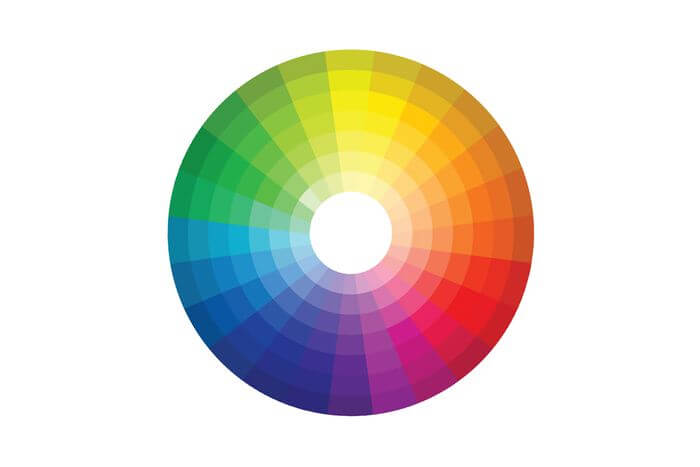
#> input picture opencv/color-theory.jpg, 700 x 467 px
$ python morphop.py
#> lines starting #> are read from the running program, lines starting #| are printed output that depends on the picture; after the words box and inside, x2 and y2 are one past the last pixel; in counts of white or black regions, pixels touching at a corner belong together
import cv2
import numpy as np

frame = cv2.imread('color-theory.jpg',cv2.IMREAD_COLOR)
#> frame is the input picture: shape (467, 700, 3); mean B, G, R 208.4, 217.7, 223.7


hsv = cv2.cvtColor(frame,cv2.COLOR_BGR2HSV)
#> hsv: shape (467, 700, 3); mean H, S, V 24.8, 55.5, 238

lower_blue = np.array([110,50,50])
upper_blue = np.array([130,255,255])


mask = cv2.inRange(hsv,lower_blue,upper_blue)
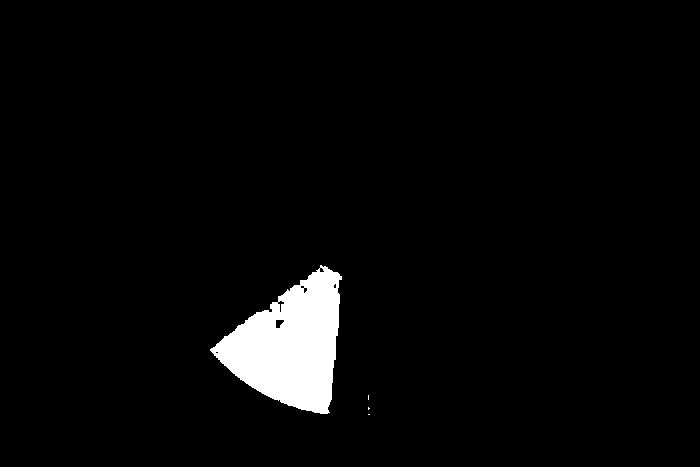
#> mask: shape (467, 700); 3.5% white; 4 white regions (3 under 20 px), largest, box (x1, y1, x2, y2) and area: (210, 265, 342, 414) 11277
result = cv2.bitwise_and(frame,frame,mask = mask)
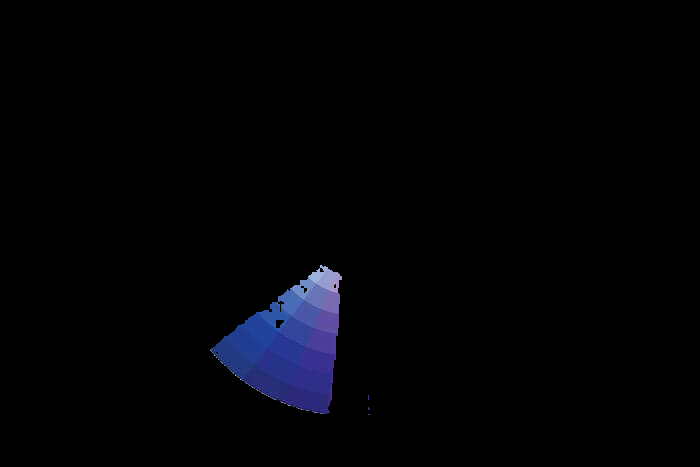
#> result: shape (467, 700, 3); mean B, G, R 5.2, 2.4, 2.1

kernel = np.ones((15,15),np.uint8)

erode = cv2.erode(result,kernel,iterations = 1)
dilate = cv2.dilate(result,kernel,iterations = 1)
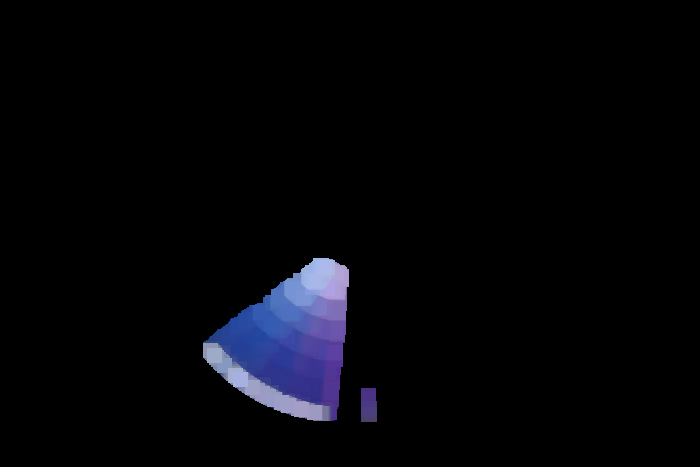
#> dilate: shape (467, 700, 3); mean B, G, R 8.5, 4.9, 4.6

openin = cv2.morphologyEx(result, cv2.MORPH_OPEN,kernel)
closin = cv2.morphologyEx(result, cv2.MORPH_CLOSE,kernel)


# cv2.imshow('erode',erode)
# cv2.imshow('dilate',dilate)
cv2.imshow('openin',openin)
cv2.imshow('closin',closin)

cv2.imshow('result',result)

cv2.waitKey(0)

cv2.destroyAllWindows()
